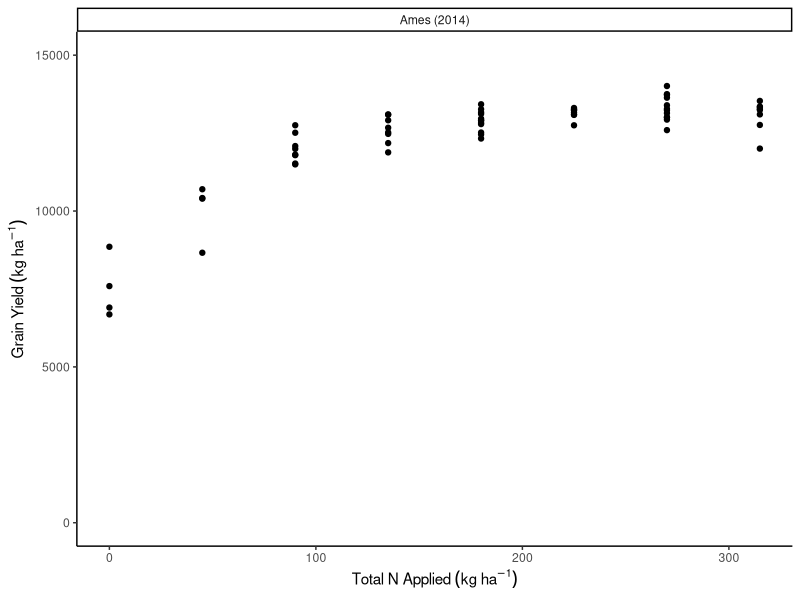
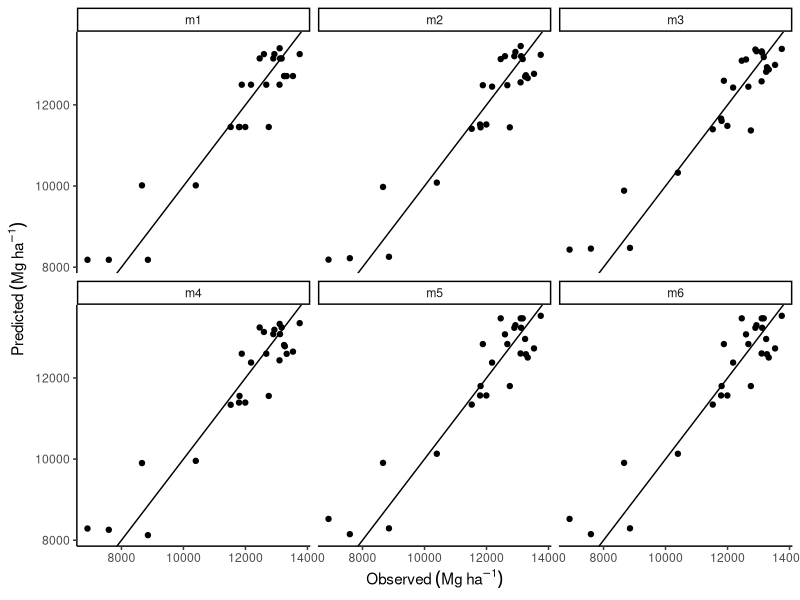
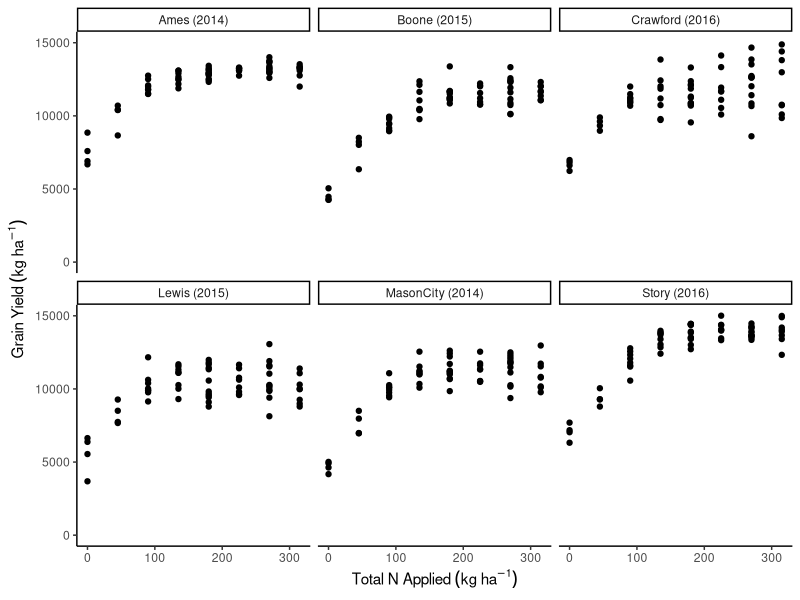

Write the R code that produced these figures, in order.
## ---- chunk 1
library(tidyverse)

# find data at https://doi.org/10.1002/agj2.20812
dd_yield <- readxl::read_xlsx("data/8.Yield_Plant_Measurements.xlsx", sheet = 2) %>%
  filter(Year == 2014, 
         State == "IA",
         Site == "Ames") %>% 
  mutate(across(VT_TissN:R4N, ~ as.numeric(.)))
dd_soil <- readxl::read_xlsx("data/1.Site_Characterization.xlsx", sheet = 2) %>% 
  filter(Year == 2014, 
         State == "IA", 
         Site == "Ames",
         Horizon == "Ap") %>% 
  mutate(Block = as.numeric(Block), 
         across(Clay:WC, ~as.numeric(.)))
dd_N <- readxl::read_xlsx("data/4.SoilN.xlsx", sheet = 2) %>% 
  filter(Year == 2014, 
         State == "IA", 
         Site == "Ames",
         Plot_ID %in% dd_yield$Plot_ID, 
         Sam_Time == "Post") %>% 
  mutate(across(c(Plot_ID, N_Trt, Plant_N, Side_N, Plant_N_SI, Side_N_SI), ~as.numeric(.)))

dd_complete <- dd_yield %>% 
  left_join(dd_soil) %>% 
  left_join(dd_N)

dd_complete <- dd_complete %>% 
  rownames_to_column("id") %>% 
  mutate(gyield_14 = GYdry/.94, 
         N_total = Plant_N_SI + Side_N_SI, 
         sy = paste0(Site," (", Year, ")"), 
         sy_f = as.numeric(factor(sy)), 
         id = as.numeric(id)) 
## ---- chunk 2
dd_complete %>% 
  ggplot(aes(N_total, gyield_14))+
  geom_point()+
  facet_wrap(~sy)+
  coord_cartesian(ylim = c(0, 15000))+
  theme_classic()+
  labs(x = expression(Total~N~Applied~(kg~ha^{-1})),
       y = expression(Grain~Yield~(kg~ha^{-1})))
## ---- chunk 3
id <- unique(dd_complete$id)
n <- length(id)
set.seed(54)
subset_fit <- sample(id, size = n*.6, replace = FALSE)

dd_complete_fit <- dd_complete %>% 
  filter(id %in% subset_fit)
dd_complete_test <- dd_complete %>% 
  filter(!id %in% subset_fit)
## ---- chunk 4
m1 <- lm(gyield_14 ~ N_total + I(N_total^2), data = dd_complete_fit)
m2 <- lm(gyield_14 ~ N_total + I(N_total^2) + Block , data = dd_complete_fit)
m3 <- lm(gyield_14 ~ N_total + I(N_total^2) + Block + PMPM, data = dd_complete_fit)
m4 <- lm(gyield_14 ~ N_total + I(N_total^2) + Block + Sand, data = dd_complete_fit)   
m5 <- lm(gyield_14 ~ N_total + I(N_total^2) + Block + Sand + Clay, data = dd_complete_fit)
m6 <- lm(gyield_14 ~ N_total + I(N_total^2) + Block + Sand + Clay + Silt, data = dd_complete_fit)
## ---- chunk 5
dd_complete_test$pred_m1 <- predict(m1, newdata = dd_complete_test)
dd_complete_test$pred_m2 <- predict(m2, newdata = dd_complete_test)
dd_complete_test$pred_m3 <- predict(m3, newdata = dd_complete_test)
dd_complete_test$pred_m4 <- predict(m4, newdata = dd_complete_test)
dd_complete_test$pred_m5 <- predict(m5, newdata = dd_complete_test)
dd_complete_test$pred_m6 <- predict(m6, newdata = dd_complete_test)

dd_complete_fit$fitted_m1 <- predict(m1)
dd_complete_fit$fitted_m2 <- predict(m2)
dd_complete_fit$fitted_m3 <- predict(m3)
dd_complete_fit$fitted_m4 <- predict(m4)
dd_complete_fit$fitted_m5 <- predict(m5)
dd_complete_fit$fitted_m6 <- predict(m6)

dd_complete_test %>% 
  summarise(oos_rsme_m1 = sqrt(mean((gyield_14 - pred_m1)^2)),
            oos_rsme_m2 = sqrt(mean((gyield_14 - pred_m2)^2)), 
            oos_rsme_m3 = sqrt(mean((gyield_14 - pred_m3)^2)), 
            oos_rsme_m4 = sqrt(mean((gyield_14 - pred_m4)^2)), 
            oos_rsme_m5 = sqrt(mean((gyield_14 - pred_m5)^2)), 
            oos_rsme_m6 = sqrt(mean((gyield_14 - pred_m6)^2))) %>% 
  bind_cols(
    dd_complete_fit %>% summarise(
            is_rmse_m1 = sqrt(mean((gyield_14 - fitted_m1)^2)),
            is_rmse_m2 = sqrt(mean((gyield_14 - fitted_m2)^2)), 
            is_rmse_m3 = sqrt(mean((gyield_14 - fitted_m3)^2)), 
            is_rmse_m4 = sqrt(mean((gyield_14 - fitted_m4)^2)), 
            is_rmse_m5 = sqrt(mean((gyield_14 - fitted_m5)^2)), 
            is_rmse_m6 = sqrt(mean((gyield_14 - fitted_m6)^2)) ) 
      ) %>% 
  pivot_longer(cols = everything()) %>% 
  separate(name, c("data", NA, "model")) %>% 
  pivot_wider(names_from = data, values_from = value)

## ---- chunk 6
dd_complete_test %>% 
  pivot_longer(cols = pred_m1:pred_m6) %>% 
  mutate(name = str_replace(name, "pred_", "")) %>% 
  ggplot(aes(gyield_14, value))+
  geom_point()+
  labs(x = expression(Observed~(Mg~ha^{-1})), 
       y = expression(Predicted~(Mg~ha^{-1})))+
  facet_wrap(~name)+
  geom_abline(slope = 1)+
  theme_classic()
## ---- chunk 7
library(caret)

caret::train(gyield_14 ~ N_total + I(N_total^2), data = dd_complete, method = "lm",
             trControl = trainControl(method = "cv", number = 10))

caret::train(gyield_14 ~ N_total + I(N_total^2), data = dd_complete, method = "lm",
             trControl = trainControl(method = "LOOCV"))
## ---- chunk 8
kcv_m1 <- caret::train(gyield_14 ~ N_total + I(N_total^2), data = dd_complete, method = "lm",
                       trControl = trainControl(method = "cv", number = 10))
loocv_m1 <- caret::train(gyield_14 ~ N_total + I(N_total^2), data = dd_complete, method = "lm",
                         trControl = trainControl(method = "LOOCV"))

kcv_m4 <- caret::train(gyield_14 ~ N_total + I(N_total^2) + Block + Sand, data = dd_complete, method = "lm",
                       trControl = trainControl(method = "cv", number = 10))
loocv_m4 <- caret::train(gyield_14 ~ N_total + I(N_total^2) + Block + Sand, data = dd_complete, method = "lm",
                         trControl = trainControl(method = "LOOCV"))

kcv_m5 <- caret::train(gyield_14 ~ N_total + I(N_total^2) + Block + Sand + Clay, data = dd_complete, method = "lm",
                       trControl = trainControl(method = "cv", number = 10))
loocv_m5 <- caret::train(gyield_14 ~ N_total + I(N_total^2) + Block + Sand + Clay, data = dd_complete, method = "lm",
                         trControl = trainControl(method = "LOOCV"))

kcv_m6 <- caret::train(gyield_14 ~ N_total + I(N_total^2) + Block + Sand + Clay + Silt,
                       data = dd_complete, method = "lm",
                       trControl = trainControl(method = "cv", number = 10))
loocv_m6 <- caret::train(gyield_14 ~ N_total + I(N_total^2) + Block + Clay + Sand + Silt,
                         data = dd_complete, method = "lm",
                         trControl = trainControl(method = "LOOCV"))
## ---- chunk 9
metrics <- data.frame(model = c("N_total + I(N_total^2)",
                                "N_total + I(N_total^2) + Block",
                                "N_total + I(N_total^2) + Block + PMPM", 
                                "N_total + I(N_total^2) + Block + Sand", 
                                "N_total + I(N_total^2) + Block + Sand + Clay", 
                                "N_total + I(N_total^2) + Block + Sand + Clay + Silt"),
                      R2 = c(summary(m1)$r.squared, summary(m2)$r.squared, 
                             summary(m3)$r.squared, summary(m4)$r.squared, summary(m5)$r.squared, summary(m6)$r.squared),
                      R2_adj = c(summary(m1)$adj.r.squared, summary(m2)$adj.r.squared,
                                 summary(m3)$adj.r.squared, summary(m4)$adj.r.squared, summary(m5)$adj.r.squared,
                                 summary(m6)$adj.r.squared),
                      AIC = AIC(m1, m2, m3, m4, m5, m6)$AIC,
                      BIC = BIC(m1, m2, m3, m4, m5, m6)$BIC, 
                      `RMSE.kCV` = c(kcv_m1$results$RMSE, NA, NA,
                                       kcv_m4$results$RMSE, kcv_m5$results$RMSE, kcv_m6$results$RMSE), 
                      `RMSESD.kCV` = c(kcv_m1$results$RMSESD, NA, NA,
                                       kcv_m4$results$RMSESD, kcv_m5$results$RMSESD, kcv_m6$results$RMSESD), 
                      `R2.kCV` = c(kcv_m1$results$Rsquared, NA, NA,
                                       kcv_m4$results$Rsquared, kcv_m5$results$Rsquared, kcv_m6$results$Rsquared), 
                      `R2SD.kCV` = c(kcv_m1$results$RsquaredSD, NA, NA,
                                          kcv_m4$results$RsquaredSD, kcv_m5$results$RsquaredSD, kcv_m6$results$RsquaredSD), 
                      `RMSE.looCV` = c(loocv_m1$results$RMSE, NA, NA,
                                       loocv_m4$results$RMSE, loocv_m5$results$RMSE, loocv_m6$results$RMSE), 
                      `R2.looCV` = c(loocv_m1$results$Rsquared, NA, NA,
                                          loocv_m4$results$Rsquared, loocv_m5$results$Rsquared, loocv_m6$results$Rsquared) ) %>%
  mutate(across(R2:`R2.looCV`, ~round(., 2)))

knitr::kable(metrics, format = "html")
## ---- chunk 10
dd_yield <- readxl::read_xlsx("data/8.Yield_Plant_Measurements.xlsx", sheet = 2) %>%
  filter(State == "IA",) %>% 
  mutate(across(VT_TissN:R4N, ~ as.numeric(.)))
dd_soil <- readxl::read_xlsx("data/1.Site_Characterization.xlsx", sheet = 2) %>% 
  filter(State == "IA", 
         Horizon == "Ap") %>% 
  mutate(Block = as.numeric(Block), 
         across(Clay:WC, ~as.numeric(.)))
dd_N <- readxl::read_xlsx("data/4.SoilN.xlsx", sheet = 2) %>% 
  filter(State == "IA", 
         Plot_ID %in% dd_yield$Plot_ID, 
         Sam_Time == "Post") %>% 
  mutate(across(c(Plot_ID, N_Trt, Plant_N, Side_N, Plant_N_SI, Side_N_SI), ~as.numeric(.)))

dd_complete <- dd_yield %>% 
  left_join(dd_soil) %>% 
  left_join(dd_N)

dd_complete <- dd_complete %>% 
  rownames_to_column("id") %>% 
  mutate(gyield_14 = GYdry/.94, 
         N_total = Plant_N_SI + Side_N_SI, 
         sy = paste0(Site," (", Year, ")"), 
         sy_f = as.numeric(factor(sy)), 
         id = as.numeric(id)) 
dd_complete %>% 
  ggplot(aes(N_total, gyield_14))+
  geom_point()+
  facet_wrap(~sy)+
  coord_cartesian(ylim = c(0, 15000))+
  theme_classic()+
  labs(x = expression(Total~N~Applied~(kg~ha^{-1})),
       y = expression(Grain~Yield~(kg~ha^{-1})))
